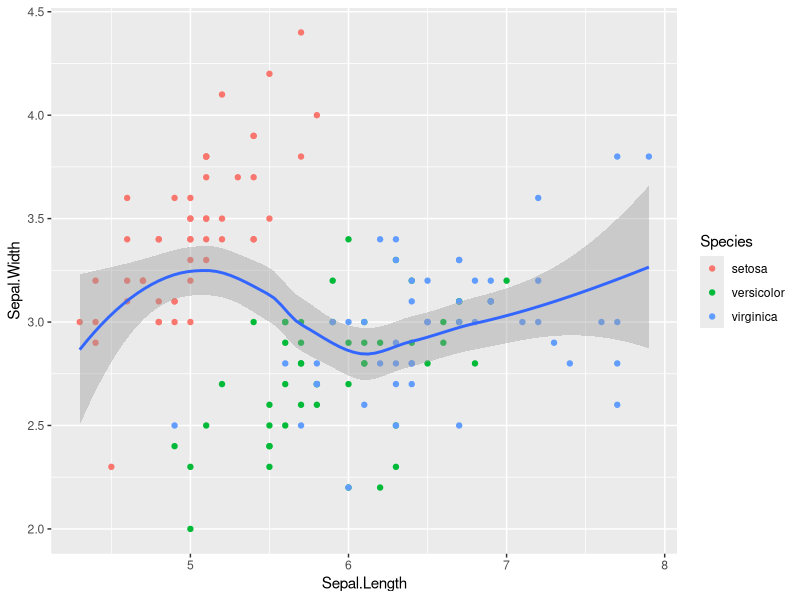
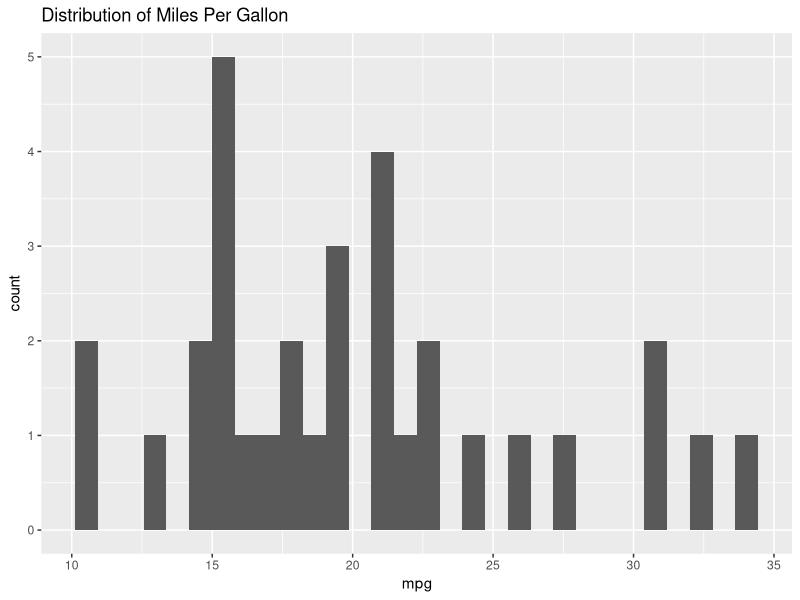

Recreate these plots in R, in order.
## ---- chunk 1
library(tidyverse)
knitr::opts_chunk$set(echo = FALSE)

## ---- chunk 2
str(iris)

iris %>% 
  ggplot(aes(x = Sepal.Length, y = Sepal.Width)) +
    geom_point(aes(color = Species)) +
    geom_smooth()

## ---- chunk 3

ggplot(mtcars, aes(mpg)) +
  geom_histogram() +
  labs(title = "Distribution of Miles Per Gallon")
